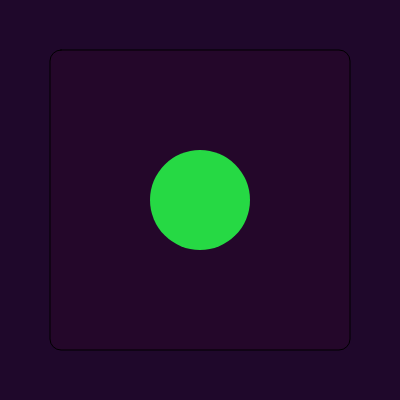
Frame 1 (no input)
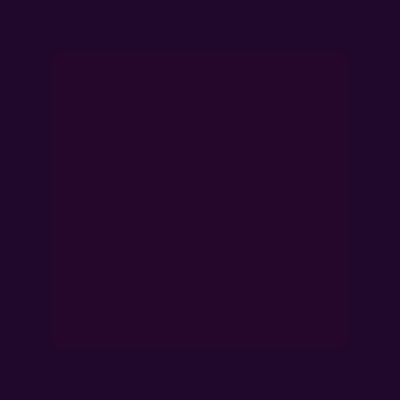
Frame 60 (no input)
Frame 120 (the mouse pressed at the canvas centre since frame 60): identical to frame 60, image omitted

The p5.js sketch that drew these frames (run headless with seeded random() and noise() and a simulated clock; from frame 60 on, the mouse is pressed at the canvas centre):

// p5.js sketch
// ── sketch.js
let bg_col, blink = false;

const timer = {
  hide: 750,
  show: 2000,
  start: null,
  stop: null,
  running: false
};

function setup() {
  createCanvas(400, 400);
  colorMode(HSL, 360, 1, 1, 1);
  bg_col = color(280, 0.7, 0.1, 1);
  startLoop(timer.delay);
}

function draw() {
  background(bg_col);
  push();
  fill(color(295, 0.7, 0.1, 0.6));
  rectMode(CENTER);
  rect(width * 0.5, height * 0.5, 300, 300, 11);
  pop();

  timerState();
  if (!blink) {
    noStroke();
    fill(130, 0.7, 0.5, 1);
    ellipse(width * 0.5, height * 0.5, 100);
  }
}
// ── timer.js
function startLoop(delay) {
  timer.start = int(millis());
  timer.stop = timer.start + delay;
  blink = !blink;
}

function isTimerRunning() {
  return timer.stop > int(millis());
}

function timerState() {
  if (!isTimerRunning()) {
    timer.running = false;
    (blink) ? startLoop(timer.hide): startLoop(timer.show)
  }
}
